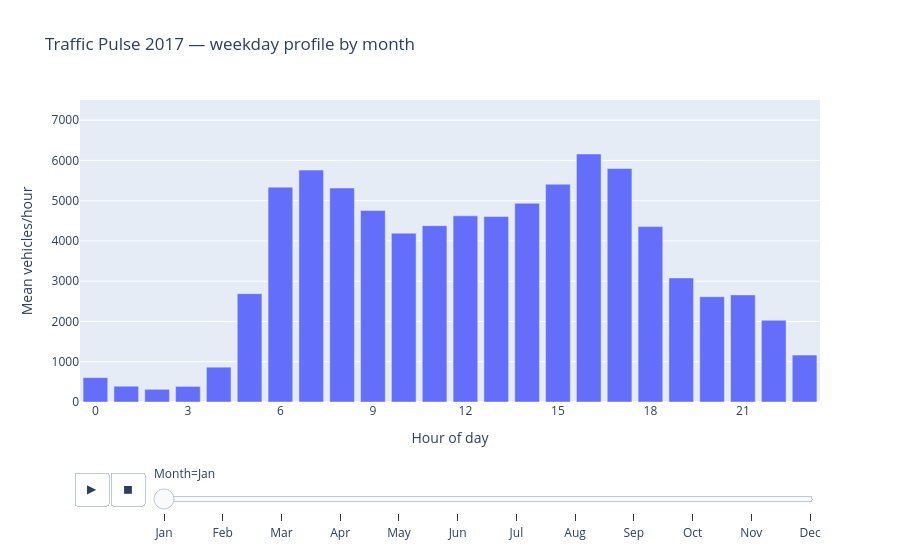

Source (notebook cell):
### Code cell
fig = px.bar(mp, x='hour', y='vehicles', animation_frame='Month',
             category_orders={'Month': MONTHS}, range_y=[0, 7500], range_x=[-0.5, 23.5],
             labels={'hour': 'Hour of day', 'vehicles': 'Mean vehicles/hour'},
             title='Traffic Pulse 2017 — weekday profile by month')
fig.update_layout(xaxis=dict(dtick=3), yaxis=dict(autorange=False))
# Playback controls keep state duration explicit; the slider supports pause/scrubbing.
if fig.layout.updatemenus:
    fig.layout.updatemenus[0].buttons[0].args[1]['frame'] = {'duration': 750, 'redraw': True}
    fig.layout.updatemenus[0].buttons[0].args[1]['transition'] = {'duration': 500, 'easing': 'cubic-in-out'}
fig.show()
check_E(frame_budget_ms, smoothstep, n_frames, duration_s, compression, fig)
evening = mp.loc[mp.hour.eq(17)].sort_values('vehicles')
print('17:00 by month, lowest first:')
print(evening[['Month', 'vehicles']].to_string(index=False))

### Figure 1 — Plotly figure (JSON) as saved in the notebook; plotly's stock layout.template omitted (floating-point values rounded to 4 significant figures)
{"data": [{"hovertemplate": "Month=Jan<br>Hour of day=%{x}<br>Mean vehicles/hour=%{y}<extra></extra>", "legendgroup": "", "marker": {"color": "#636efa", "pattern": {"shape": ""}}, "name": "", "orientation": "v", "showlegend": false, "textposition": "auto", "type": "bar", "x": [0, 1, 2, 3, 4, 5, 6, 7, 8, 9, 10, 11, 12, 13, 14, 15, 16, 17, 18, 19, 20, 21, 22, 23], "xaxis": "x", "y": [605.6, 391.6, 315.0, 387.9, 864.7, 2691.0, 5336.0, 5759.0, 5315.0, 4756.0, 4194.0, 4379.0, 4624.0, 4607.0, 4936.0, 5408.0, 6159.0, 5798.0, 4356.0, 3081.0, 2616.0, 2660.0, 2030.0, 1165.0], "yaxis": "y"}], "layout": {"barmode": "relative", "legend": {"tracegroupgap": 0}, "sliders": [{"active": 0, "currentvalue": {"prefix": "Month="}, "len": 0.9, "pad": {"b": 10, "t": 60}, "steps": [{"args": [["Jan"], {"frame": {"duration": 0, "redraw": true}, "fromcurrent": true, "mode": "immediate", "transition": {"duration": 0, "easing": "linear"}}], "label": "Jan", "method": "animate"}, {"args": [["Feb"], {"frame": {"duration": 0, "redraw": true}, "fromcurrent": true, "mode": "immediate", "transition": {"duration": 0, "easing": "linear"}}], "label": "Feb", "method": "animate"}, {"args": [["Mar"], {"frame": {"duration": 0, "redraw": true}, "fromcurrent": true, "mode": "immediate", "transition": {"duration": 0, "easing": "linear"}}], "label": "Mar", "method": "animate"}, {"args": [["Apr"], {"frame": {"duration": 0, "redraw": true}, "fromcurrent": true, "mode": "immediate", "transition": {"duration": 0, "easing": "linear"}}], "label": "Apr", "method": "animate"}, {"args": [["May"], {"frame": {"duration": 0, "redraw": true}, "fromcurrent": true, "mode": "immediate", "transition": {"duration": 0, "easing": "linear"}}], "label": "May", "method": "animate"}, {"args": [["Jun"], {"frame": {"duration": 0, "redraw": true}, "fromcurrent": true, "mode": "immediate", "transition": {"duration": 0, "easing": "linear"}}], "label": "Jun", "method": "animate"}, {"args": [["Jul"], {"frame": {"duration": 0, "redraw": true}, "fromcurrent": true, "mode": "immediate", "transition": {"duration": 0, "easing": "linear"}}], "label": "Jul", "method": "animate"}, {"args": [["Aug"], {"frame": {"duration": 0, "redraw": true}, "fromcurrent": true, "mode": "immediate", "transition": {"duration": 0, "easing": "linear"}}], "label": "Aug", "method": "animate"}, {"args": [["Sep"], {"frame": {"duration": 0, "redraw": true}, "fromcurrent": true, "mode": "immediate", "transition": {"duration": 0, "easing": "linear"}}], "label": "Sep", "method": "animate"}, {"args": [["Oct"], {"frame": {"duration": 0, "redraw": true}, "fromcurrent": true, "mode": "immediate", "transition": {"duration": 0, "easing": "linear"}}], "label": "Oct", "method": "animate"}, {"args": [["Nov"], {"frame": {"duration": 0, "redraw": true}, "fromcurrent": true, "mode": "immediate", "transition": {"duration": 0, "easing": "linear"}}], "label": "Nov", "method": "animate"}, {"args": [["Dec"], {"frame": {"duration": 0, "redraw": true}, "fromcurrent": true, "mode": "immediate", "transition": {"duration": 0, "easing": "linear"}}], "label": "Dec", "method": "animate"}], "x": 0.1, "xanchor": "left", "y": 0, "yanchor": "top"}], "title": {"text": "Traffic Pulse 2017 — weekday profile by month"}, "updatemenus": [{"buttons": [{"args": [null, {"frame": {"duration": 750, "redraw": true}, "fromcurrent": true, "mode": "immediate", "transition": {"duration": 500, "easing": "cubic-in-out"}}], "label": "&#9654;", "method": "animate"}, {"args": [[null], {"frame": {"duration": 0, "redraw": true}, "fromcurrent": true, "mode": "immediate", "transition": {"duration": 0, "easing": "linear"}}], "label": "&#9724;", "method": "animate"}], "direction": "left", "pad": {"r": 10, "t": 70}, "showactive": false, "type": "buttons", "x": 0.1, "xanchor": "right", "y": 0, "yanchor": "top"}], "xaxis": {"anchor": "y", "domain": [0.0, 1.0], "dtick": 3, "range": [-0.5, 23.5], "title": {"text": "Hour of day"}}, "yaxis": {"anchor": "x", "autorange": false, "domain": [0.0, 1.0], "range": [0, 7500], "title": {"text": "Mean vehicles/hour"}}}}
